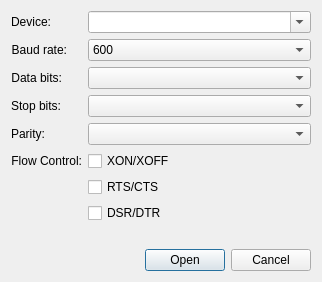
<?xml version="1.0" encoding="UTF-8"?>
<ui version="4.0">
 <class>SettingsDialog</class>
 <widget class="QDialog" name="SettingsDialog">
  <property name="windowModality">
   <enum>Qt::WindowModal</enum>
  </property>
  <property name="windowTitle">
   <string>Open Port</string>
  </property>
  <property name="modal">
   <bool>true</bool>
  </property>
  <layout class="QVBoxLayout" name="verticalLayout">
   <item>
    <layout class="QFormLayout" name="formLayout">
     <property name="fieldGrowthPolicy">
      <enum>QFormLayout::AllNonFixedFieldsGrow</enum>
     </property>
     <item row="0" column="0">
      <widget class="QLabel" name="label_3">
       <property name="frameShape">
        <enum>QFrame::NoFrame</enum>
       </property>
       <property name="text">
        <string>Device:</string>
       </property>
       <property name="alignment">
        <set>Qt::AlignRight|Qt::AlignTrailing|Qt::AlignVCenter</set>
       </property>
      </widget>
     </item>
     <item row="0" column="1">
      <widget class="QComboBox" name="port">
       <property name="toolTip">
        <string>Serial port.</string>
       </property>
       <property name="editable">
        <bool>true</bool>
       </property>
       <property name="insertPolicy">
        <enum>QComboBox::InsertAtCurrent</enum>
       </property>
      </widget>
     </item>
     <item row="1" column="0">
      <widget class="QLabel" name="label_2">
       <property name="frameShape">
        <enum>QFrame::NoFrame</enum>
       </property>
       <property name="frameShadow">
        <enum>QFrame::Plain</enum>
       </property>
       <property name="text">
        <string>Baud rate:</string>
       </property>
       <property name="alignment">
        <set>Qt::AlignRight|Qt::AlignTrailing|Qt::AlignVCenter</set>
       </property>
      </widget>
     </item>
     <item row="1" column="1">
      <widget class="QComboBox" name="baudrate">
       <property name="toolTip">
        <string>Port baud rate.</string>
       </property>
       <property name="editable">
        <bool>false</bool>
       </property>
       <item>
        <property name="text">
         <string>600</string>
        </property>
       </item>
       <item>
        <property name="text">
         <string>1200</string>
        </property>
       </item>
       <item>
        <property name="text">
         <string>2400</string>
        </property>
       </item>
       <item>
        <property name="text">
         <string>4800</string>
        </property>
       </item>
       <item>
        <property name="text">
         <string>9600</string>
        </property>
       </item>
       <item>
        <property name="text">
         <string>14400</string>
        </property>
       </item>
       <item>
        <property name="text">
         <string>19200</string>
        </property>
       </item>
       <item>
        <property name="text">
         <string>38400</string>
        </property>
       </item>
       <item>
        <property name="text">
         <string>57600</string>
        </property>
       </item>
       <item>
        <property name="text">
         <string>115200</string>
        </property>
       </item>
       <item>
        <property name="text">
         <string>230400</string>
        </property>
       </item>
       <item>
        <property name="text">
         <string>460800</string>
        </property>
       </item>
       <item>
        <property name="text">
         <string>576000</string>
        </property>
       </item>
       <item>
        <property name="text">
         <string>921600</string>
        </property>
       </item>
      </widget>
     </item>
     <item row="2" column="0">
      <widget class="QLabel" name="label_4">
       <property name="text">
        <string>Data bits:</string>
       </property>
       <property name="alignment">
        <set>Qt::AlignRight|Qt::AlignTrailing|Qt::AlignVCenter</set>
       </property>
      </widget>
     </item>
     <item row="2" column="1">
      <widget class="QComboBox" name="bytesize">
       <property name="toolTip">
        <string>Port data bits.</string>
       </property>
      </widget>
     </item>
     <item row="3" column="0">
      <widget class="QLabel" name="label_5">
       <property name="text">
        <string>Stop bits:</string>
       </property>
       <property name="alignment">
        <set>Qt::AlignRight|Qt::AlignTrailing|Qt::AlignVCenter</set>
       </property>
      </widget>
     </item>
     <item row="3" column="1">
      <widget class="QComboBox" name="stopbits">
       <property name="toolTip">
        <string>Port stop bits.</string>
       </property>
      </widget>
     </item>
     <item row="4" column="0">
      <widget class="QLabel" name="label_6">
       <property name="text">
        <string>Parity:</string>
       </property>
       <property name="alignment">
        <set>Qt::AlignRight|Qt::AlignTrailing|Qt::AlignVCenter</set>
       </property>
      </widget>
     </item>
     <item row="4" column="1">
      <widget class="QComboBox" name="parity">
       <property name="toolTip">
        <string>Port parity.</string>
       </property>
      </widget>
     </item>
     <item row="5" column="0">
      <widget class="QLabel" name="label">
       <property name="text">
        <string>Flow Control:</string>
       </property>
       <property name="alignment">
        <set>Qt::AlignRight|Qt::AlignTrailing|Qt::AlignVCenter</set>
       </property>
      </widget>
     </item>
     <item row="5" column="1">
      <widget class="QCheckBox" name="xonxoff">
       <property name="toolTip">
        <string>Software flow control.</string>
       </property>
       <property name="text">
        <string>XON/XOFF</string>
       </property>
      </widget>
     </item>
     <item row="6" column="1">
      <widget class="QCheckBox" name="rtscts">
       <property name="toolTip">
        <string>Hardware flow control.</string>
       </property>
       <property name="text">
        <string>RTS/CTS</string>
       </property>
      </widget>
     </item>
     <item row="7" column="1">
      <widget class="QCheckBox" name="dsrdtr">
       <property name="toolTip">
        <string>Hardware flow control.</string>
       </property>
       <property name="text">
        <string>DSR/DTR</string>
       </property>
      </widget>
     </item>
    </layout>
   </item>
   <item>
    <spacer name="horizontalSpacer">
     <property name="orientation">
      <enum>Qt::Horizontal</enum>
     </property>
     <property name="sizeHint" stdset="0">
      <size>
       <width>300</width>
       <height>20</height>
      </size>
     </property>
    </spacer>
   </item>
   <item>
    <widget class="QDialogButtonBox" name="buttonBox">
     <property name="orientation">
      <enum>Qt::Horizontal</enum>
     </property>
     <property name="standardButtons">
      <set>QDialogButtonBox::Cancel|QDialogButtonBox::Open</set>
     </property>
    </widget>
   </item>
  </layout>
 </widget>
 <resources>
  <include location="res/uart_term.qrc"/>
 </resources>
 <connections>
  <connection>
   <sender>buttonBox</sender>
   <signal>accepted()</signal>
   <receiver>SettingsDialog</receiver>
   <slot>accept()</slot>
   <hints>
    <hint type="sourcelabel">
     <x>248</x>
     <y>254</y>
    </hint>
    <hint type="destinationlabel">
     <x>157</x>
     <y>274</y>
    </hint>
   </hints>
  </connection>
  <connection>
   <sender>buttonBox</sender>
   <signal>rejected()</signal>
   <receiver>SettingsDialog</receiver>
   <slot>reject()</slot>
   <hints>
    <hint type="sourcelabel">
     <x>316</x>
     <y>260</y>
    </hint>
    <hint type="destinationlabel">
     <x>286</x>
     <y>274</y>
    </hint>
   </hints>
  </connection>
 </connections>
</ui>
